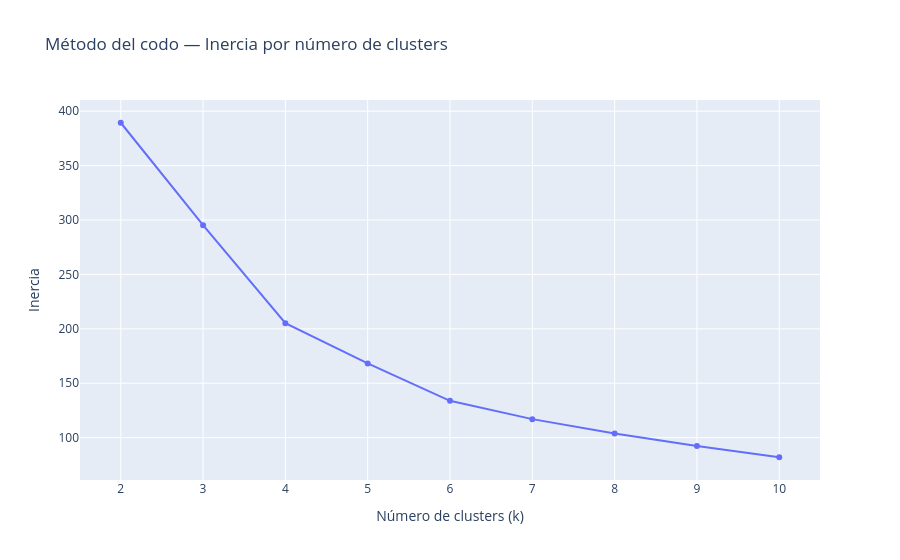
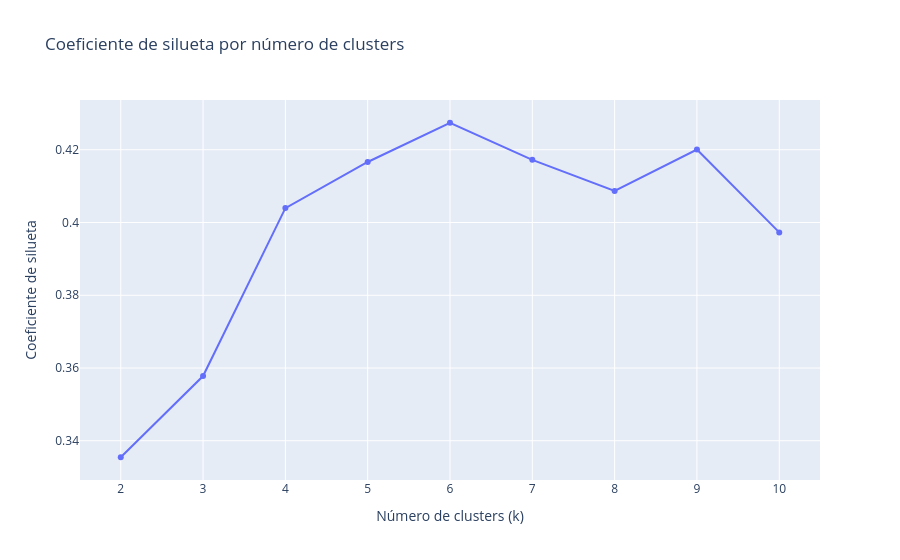

The notebook cell these images were saved under, in order:
### Markdown cell above
## 4. Selección de `k`: método del codo y coeficiente de silueta

Se evalúan valores de `k` entre 2 y 10. La **inercia** permite observar el método del codo y el **coeficiente de silueta** mide simultáneamente cohesión interna y separación entre grupos. En este caso, la curva del codo sugiere revisar la zona intermedia y la silueta permite resolver la selección final.

### Code cell
k_metrics = evaluate_k_candidates(customers)
display(k_metrics.round({"inertia": 3, "silhouette": 4}))

fig_inertia = px.line(
    k_metrics, x="k", y="inertia", markers=True,
    title="Método del codo — Inercia por número de clusters",
    labels={"k": "Número de clusters (k)", "inertia": "Inercia"},
)
fig_inertia.show()

fig_silhouette = px.line(
    k_metrics, x="k", y="silhouette", markers=True,
    title="Coeficiente de silueta por número de clusters",
    labels={"k": "Número de clusters (k)", "silhouette": "Coeficiente de silueta"},
)
fig_silhouette.show()

### Figure 1 — Plotly figure (JSON) as saved in the notebook; plotly's stock layout.template omitted (floating-point values rounded to 4 significant figures)
{"data": [{"hovertemplate": "Número de clusters (k)=%{x}<br>Inercia=%{y}<extra></extra>", "legendgroup": "", "line": {"color": "#636efa", "dash": "solid"}, "marker": {"symbol": "circle"}, "mode": "lines+markers", "name": "", "orientation": "v", "showlegend": false, "type": "scatter", "x": [2, 3, 4, 5, 6, 7, 8, 9, 10], "xaxis": "x", "y": [389.4, 295.2, 205.2, 168.2, 133.9, 117.0, 103.8, 92.35, 81.99], "yaxis": "y"}], "layout": {"legend": {"tracegroupgap": 0}, "title": {"text": "Método del codo — Inercia por número de clusters"}, "xaxis": {"anchor": "y", "domain": [0.0, 1.0], "title": {"text": "Número de clusters (k)"}}, "yaxis": {"anchor": "x", "domain": [0.0, 1.0], "title": {"text": "Inercia"}}}}

### Figure 2 — Plotly figure (JSON) as saved in the notebook; plotly's stock layout.template omitted (floating-point values rounded to 4 significant figures)
{"data": [{"hovertemplate": "Número de clusters (k)=%{x}<br>Coeficiente de silueta=%{y}<extra></extra>", "legendgroup": "", "line": {"color": "#636efa", "dash": "solid"}, "marker": {"symbol": "circle"}, "mode": "lines+markers", "name": "", "orientation": "v", "showlegend": false, "type": "scatter", "x": [2, 3, 4, 5, 6, 7, 8, 9, 10], "xaxis": "x", "y": [0.3355, 0.3578, 0.404, 0.4166, 0.4274, 0.4172, 0.4087, 0.4201, 0.3973], "yaxis": "y"}], "layout": {"legend": {"tracegroupgap": 0}, "title": {"text": "Coeficiente de silueta por número de clusters"}, "xaxis": {"anchor": "y", "domain": [0.0, 1.0], "title": {"text": "Número de clusters (k)"}}, "yaxis": {"anchor": "x", "domain": [0.0, 1.0], "title": {"text": "Coeficiente de silueta"}}}}
